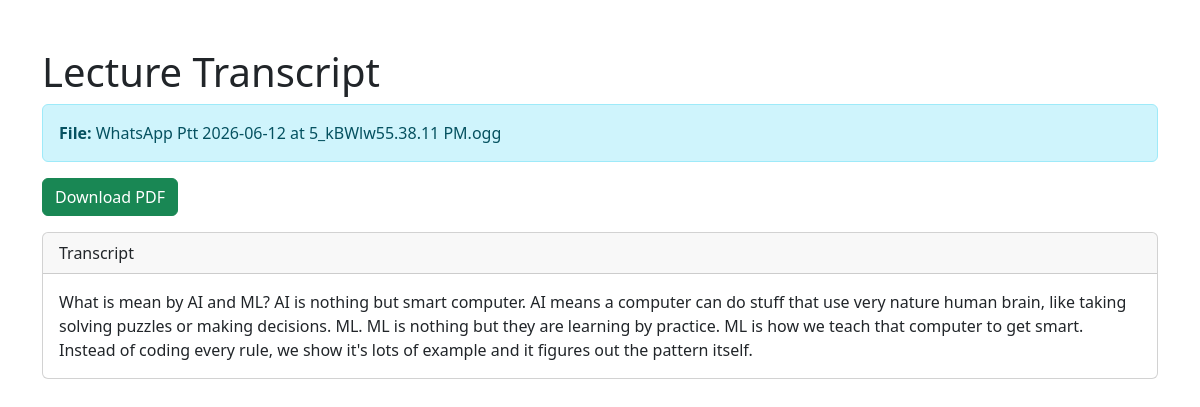
Screenshot of /lecture/6/ with the database file from the repository.
### notes/models.py (models this page shows, shortened)
class Lecture(models.Model):
    filename = models.CharField(max_length=255)
    transcript = models.TextField()
    created_at = models.DateTimeField(auto_now_add=True)

### notes/views.py (the view)
# urls.py: path('lecture/<int:lecture_id>/', views.view_lecture, name='view_lecture'),
def view_lecture(request, lecture_id):
    lecture = Lecture.objects.get(id=lecture_id)
    return render(request, 'view_lecture.html', {
        'lecture': lecture
    })

### notes/templates/view_lecture.html (shortened to what this page needs)
<!DOCTYPE html>
<html>
<head>
    <link href="https://cdn.jsdelivr.net/npm/bootstrap@5.3.3/dist/css/bootstrap.min.css" rel="stylesheet">
</head>
<body>
<div class="container mt-5">
    <h1>Lecture Transcript</h1>
    <div class="alert alert-info">
        <strong>File:</strong>
        {{ lecture.filename }}
    </div>
    <a href="/download/{{ lecture.id }}/"
   class="btn btn-success mb-3">
   Download PDF
</a>
    <div class="card">
        <div class="card-header">
            Transcript
        </div>
        <div class="card-body">
            {{ lecture.transcript }}
        </div>
    </div>
</div>
</body>
</html>

### rows the page displays
Lecture: filename "WhatsApp Ptt 2026-06-12 at 5_kBWlw55.38.11 PM.ogg", transcript "What is mean by AI and ML? AI is nothing but smart computer. AI means a computer can do stuff that use very nature human brain, like taking solving puzzles or making decisions. ML. ML is nothing but they are learning by practice. ML is how we teach that computer to get smart. Instead of coding every rule, we show it's lots of example and it figures out the pattern itself."
